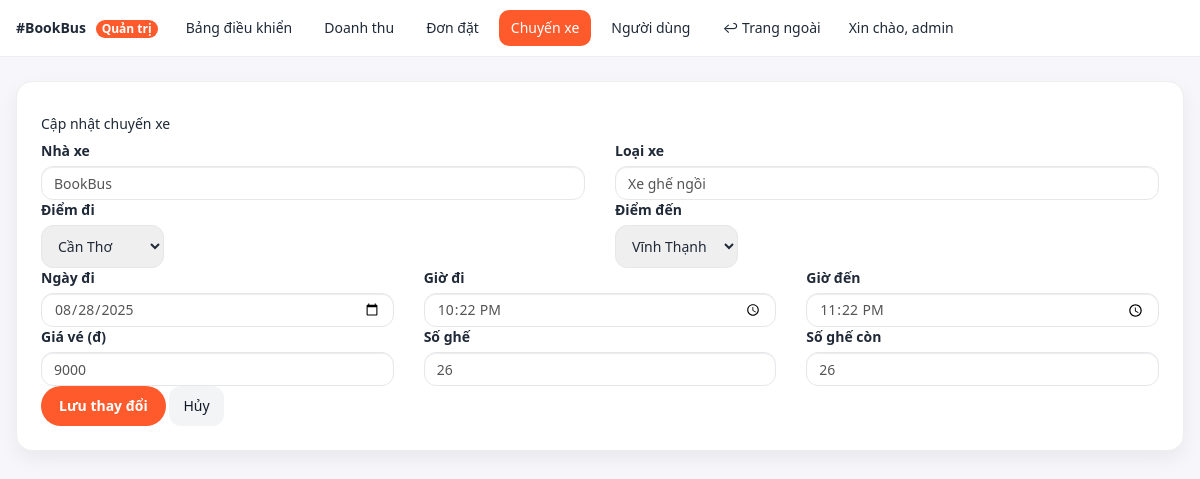
The page /admin/trips_edit.php?id=76 (signed in) on the database its author committed.
### tables this page shows
CREATE TABLE chuyenxe (
        id INTEGER PRIMARY KEY AUTOINCREMENT,
        ten_nhaxe TEXT NOT NULL,
        loai_xe TEXT NOT NULL,
        diem_di TEXT NOT NULL,
        diem_den TEXT NOT NULL,
        ngay_di DATE NOT NULL,
        gio_di TIME NOT NULL,
        gio_den TIME NOT NULL,
        gia_ve INTEGER NOT NULL,
        so_ghe INTEGER NOT NULL,
        so_ghe_con INTEGER NOT NULL
    );

### admin/trips_edit.php (the view, shortened to what this page needs)
<?php
require_once __DIR__ . "/_layout_top.php";
require_once __DIR__ . "/../libs/db_chuyenxe.php";
$LOCATIONS = [
  "Cần Thơ","Phong Điền","Ô Môn","Vĩnh Long","Kinh Cùng","Cái Tắc",
  "Thốt Nốt","Cờ Đỏ","Vĩnh Thạnh","Bình Tân"
];
$id = (int)($_GET['id'] ?? 0);
$old = $_SESSION['trip_form'] ?? null;
$success_type = $_GET['success'] ?? '';
$trip = [
  'ten_nhaxe'=>'','loai_xe'=>'','diem_di'=>'','diem_den'=>'',
  'ngay_di'=>'','gio_di'=>'','gio_den'=>'','gia_ve'=>'','so_ghe'=>'','so_ghe_con'=>''
];
if ($success_type === 'create') {
    $trip = [
        'ten_nhaxe'=>'','loai_xe'=>'','diem_di'=>'','diem_den'=>'',
        'ngay_di'=>'','gio_di'=>'','gio_den'=>'','gia_ve'=>'','so_ghe'=>'','so_ghe_con'=>''
    ];
    $id = 0;
} else {
    if ($id>0 && !$old) {
        $st = $pdo->prepare("SELECT * FROM chuyenxe WHERE id=:id");
        $st->execute([':id'=>$id]);
        $row = $st->fetch(PDO::FETCH_ASSOC);
        if ($row) $trip = $row;
    }
}
$today = date('Y-m-d');
?>
<div class="form-card">
  <h5><?= $id>0 ? 'Cập nhật chuyến xe' : 'Thêm chuyến xe' ?></h5>
  <form id="tripForm" method="post" action="trips_save.php" novalidate>
    <div class="row g-3">
      <div class="col-md-6">
        <label class="form-label">Nhà xe</label>
        <div class="input-wrap">
          <input class="form-control" name="ten_nhaxe" required value="<?=htmlspecialchars($trip['ten_nhaxe'])?>">
        </div>
      </div>
      <div class="col-md-6">
        <label class="form-label">Loại xe</label>
        <div class="input-wrap">
          <input class="form-control" name="loai_xe" required value="<?=htmlspecialchars($trip['loai_xe'])?>">
        </div>
      </div>
      <div class="col-md-6">
        <label class="form-label">Điểm đi</label>
        <div class="input-wrap">
          <select class="form-select" name="diem_di" id="diem_di" required>
            <?php foreach($LOCATIONS as $l): ?>
              <option value="<?=htmlspecialchars($l)?>" <?=$trip['diem_di']===$l?'selected':''?>><?=htmlspecialchars($l)?></option>
            <?php endforeach; ?>
          </select>
        </div>
      </div>
      <div class="col-md-6">
        <label class="form-label">Điểm đến</label>
        <div class="input-wrap">
          <select class="form-select" name="diem_den" id="diem_den" required>
            <?php foreach($LOCATIONS as $l): ?>
              <option value="<?=htmlspecialchars($l)?>" <?=$trip['diem_den']===$l?'selected':''?>><?=htmlspecialchars($l)?></option>
            <?php endforeach; ?>
          </select>
        </div>
      </div>
      <div class="col-md-4">
        <label class="form-label">Ngày đi</label>
        <div class="input-wrap">
          <input type="date" class="form-control" id="ngay_di" name="ngay_di" min="<?=$today?>" required value="<?=htmlspecialchars($trip['ngay_di'])?>">
        </div>
      </div>
      <div class="col-md-4">
        <label class="form-label">Giờ đi</label>
        <div class="input-wrap">
          <input type="time" class="form-control" id="gio_di" name="gio_di" required value="<?=htmlspecialchars($trip['gio_di'])?>">
        </div>
      </div>
      <div class="col-md-4">
        <label class="form-label">Giờ đến</label>
        <div class="input-wrap">
          <input type="time" class="form-control" id="gio_den" name="gio_den" required value="<?=htmlspecialchars($trip['gio_den'])?>">
        </div>
      </div>
      <div class="col-md-4">
        <label class="form-label">Giá vé (đ)</label>
        <div class="input-wrap">
          <input type="number" min="0" step="1000" class="form-control" id="gia_ve" name="gia_ve" required value="<?=htmlspecialchars($trip['gia_ve'])?>">
        </div>
      </div>
      <div class="col-md-4">
        <label class="form-label">Số ghế</label>
        <div class="input-wrap">
          <input type="number" min="1" step="1" class="form-control" id="so_ghe" name="so_ghe" required value="<?=htmlspecialchars($trip['so_ghe'])?>">
        </div>
      </div>
      <div class="col-md-4">
        <label class="form-label">Số ghế còn</label>
        <div class="input-wrap">
          <input type="number" min="0" step="1" class="form-control" id="so_ghe_con" name="so_ghe_con" required value="<?=htmlspecialchars($trip['so_ghe_con'])?>">
        </div>
      </div>
    </div>
    <div class="mt-3 d-flex gap-2">
      <button class="btn btn-brand"><?= $id>0?'Lưu thay đổi':'Thêm chuyến' ?></button>
      <a class="btn btn-ghost" href="trips.php">Hủy</a>
    </div>
  </form>
</div>
<?php require_once __DIR__ . "/_layout_bottom.php"; ?>

### admin/assets/admin.css (style rules this page uses)
:root { --brand:#ff5a2c;--brand-ink:#1f2937;--muted:#6b7280;--bg:#f7f7fb;--card:#fff;--ring:rgba(255,90,44,.35) }
.admin-body { background:var(--bg);color:var(--brand-ink);font-family:system-ui,-apple-system,Segoe UI,Roboto,Helvetica,Arial,sans-serif }
.form-card { background:var(--card);border-radius:16px;padding:24px;border:1px solid #eee;box-shadow:0 8px 20px rgba(0,0,0,.06) }
.form-control,.form-select { border-radius:12px;border:1px solid #e5e7eb;padding:10px 12px }
.btn-brand { background:var(--brand);color:#fff;border:none;border-radius:999px;padding:10px 18px;font-weight:600 }
.btn-ghost { background:#f3f4f6;color:#111827;border:none;border-radius:12px;padding:10px 14px }

### admin/trips_edit.php (style rules this page uses)
.input-wrap { position:relative; }

### rows shown on the page
chuyenxe: ten_nhaxe "BookBus", loai_xe "Xe ghế ngồi", diem_di "Cần Thơ", diem_den "Vĩnh Thạnh", ngay_di "08/28/2025", gio_di "22:22", gio_den "23:22", gia_ve "9000", so_ghe "26", so_ghe_con "26"

### other values the page prints
$_SESSION['user']['username'] "admin"
